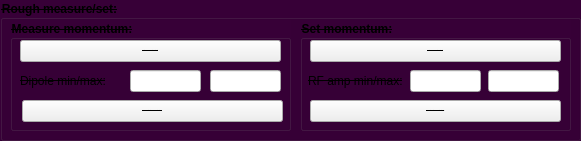
          <widget class="QGroupBox" name="groupBox_10">
           <property name="geometry">
            <rect>
             <x>10</x>
             <y>190</y>
             <width>581</width>
             <height>141</height>
            </rect>
           </property>
           <property name="font">
            <font>
             <weight>75</weight>
             <bold>true</bold>
             <strikeout>true</strikeout>
            </font>
           </property>
           <property name="styleSheet">
            <string notr="true">QGroupBox{ background-color: rgb(55, 0, 55);}
QLabel{ background-color: rgba(0,0,0,0%);}
#QPushButton{ background-color: rgb(255, 255, 255);}</string>
           </property>
           <property name="title">
            <string>Rough measure/set:</string>
           </property>
           <widget class="QGroupBox" name="groupBox_8">
            <property name="geometry">
             <rect>
              <x>10</x>
              <y>20</y>
              <width>281</width>
              <height>111</height>
             </rect>
            </property>
            <property name="font">
             <font>
              <weight>75</weight>
              <bold>true</bold>
              <strikeout>true</strikeout>
             </font>
            </property>
            <property name="styleSheet">
             <string notr="true">QGroupBox{ background-color: rgb(55, 0, 55);}
QLabel{ background-color: rgba(0,0,0,0%);}
#QPushButton{ background-color: rgb(255, 255, 255);}</string>
            </property>
            <property name="title">
             <string>Measure momentum:</string>
            </property>
            <widget class="QPushButton" name="pushButton_roughCentreC2VCurrent">
             <property name="geometry">
              <rect>
               <x>12</x>
               <y>80</y>
               <width>261</width>
               <height>22</height>
              </rect>
             </property>
             <property name="font">
              <font>
               <pointsize>-1</pointsize>
               <strikeout>true</strikeout>
              </font>
             </property>
             <property name="text">
              <string>Scan dipole to centre down spectometer line</string>
             </property>
             <property name="checked">
              <bool>false</bool>
             </property>
            </widget>
            <widget class="QLineEdit" name="lineEdit_roughCurrentMin">
             <property name="geometry">
              <rect>
               <x>120</x>
               <y>50</y>
               <width>71</width>
               <height>22</height>
              </rect>
             </property>
             <property name="font">
              <font>
               <strikeout>true</strikeout>
              </font>
             </property>
            </widget>
            <widget class="QLineEdit" name="lineEdit_roughCurrentMax">
             <property name="geometry">
              <rect>
               <x>200</x>
               <y>50</y>
               <width>71</width>
               <height>22</height>
              </rect>
             </property>
             <property name="font">
              <font>
               <strikeout>true</strikeout>
              </font>
             </property>
            </widget>
            <widget class="QLabel" name="label_3">
             <property name="geometry">
              <rect>
               <x>10</x>
               <y>50</y>
               <width>101</width>
               <height>21</height>
              </rect>
             </property>
             <property name="font">
              <font>
               <strikeout>true</strikeout>
              </font>
             </property>
             <property name="text">
              <string>Dipole min/max:</string>
             </property>
            </widget>
            <widget class="QPushButton" name="pushButton_roughGetCurrentRange">
             <property name="geometry">
              <rect>
               <x>10</x>
               <y>20</y>
               <width>261</width>
               <height>22</height>
              </rect>
             </property>
             <property name="font">
              <font>
               <pointsize>-1</pointsize>
               <strikeout>true</strikeout>
              </font>
             </property>
             <property name="text">
              <string>Get scan range from initial estimate</string>
             </property>
             <property name="checked">
              <bool>false</bool>
             </property>
            </widget>
           </widget>
           <widget class="QGroupBox" name="groupBox_11">
            <property name="geometry">
             <rect>
              <x>300</x>
              <y>20</y>
              <width>271</width>
              <height>111</height>
             </rect>
            </property>
            <property name="font">
             <font>
              <weight>75</weight>
              <bold>true</bold>
              <strikeout>true</strikeout>
             </font>
            </property>
            <property name="styleSheet">
             <string notr="true">QGroupBox{ background-color: rgb(55, 0, 55);}
QLabel{ background-color: rgba(0,0,0,0%);}
#QPushButton{ background-color: rgb(255, 255, 255);}</string>
            </property>
            <property name="title">
             <string>Set momentum:</string>
            </property>
            <widget class="QLineEdit" name="lineEdit_roughRFMax">
             <property name="geometry">
              <rect>
               <x>188</x>
               <y>50</y>
               <width>71</width>
               <height>22</height>
              </rect>
             </property>
             <property name="font">
              <font>
               <strikeout>true</strikeout>
              </font>
             </property>
            </widget>
            <widget class="QLabel" name="label_8">
             <property name="geometry">
              <rect>
               <x>8</x>
               <y>50</y>
               <width>111</width>
               <height>21</height>
              </rect>
             </property>
             <property name="font">
              <font>
               <strikeout>true</strikeout>
              </font>
             </property>
             <property name="text">
              <string>RF amp min/max:</string>
             </property>
            </widget>
            <widget class="QPushButton" name="pushButton_roughCentreC2VRF">
             <property name="geometry">
              <rect>
               <x>10</x>
               <y>80</y>
               <width>251</width>
               <height>22</height>
              </rect>
             </property>
             <property name="font">
              <font>
               <pointsize>-1</pointsize>
               <strikeout>true</strikeout>
              </font>
             </property>
             <property name="text">
              <string>Scan RF to centre down spectometer line</string>
             </property>
             <property name="checked">
              <bool>false</bool>
             </property>
            </widget>
            <widget class="QLineEdit" name="lineEdit_roughRFMin">
             <property name="geometry">
              <rect>
               <x>110</x>
               <y>50</y>
               <width>71</width>
               <height>22</height>
              </rect>
             </property>
             <property name="font">
              <font>
               <strikeout>true</strikeout>
              </font>
             </property>
            </widget>
            <widget class="QPushButton" name="pushButton_roughGetRFRange">
             <property name="geometry">
              <rect>
               <x>10</x>
               <y>20</y>
               <width>251</width>
               <height>22</height>
              </rect>
             </property>
             <property name="font">
              <font>
               <pointsize>-1</pointsize>
               <strikeout>true</strikeout>
              </font>
             </property>
             <property name="text">
              <string>Get scan range from initial estimate</string>
             </property>
             <property name="checked">
              <bool>false</bool>
             </property>
            </widget>
           </widget>
          </widget>
